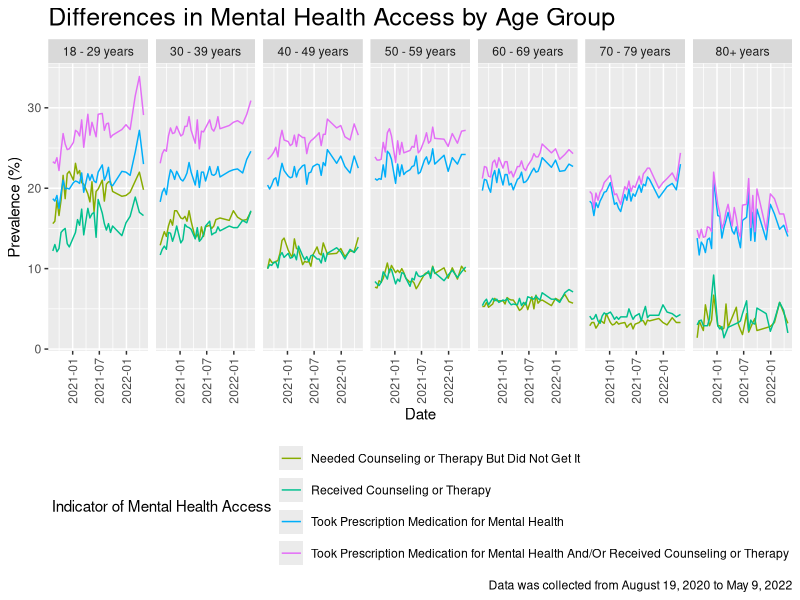
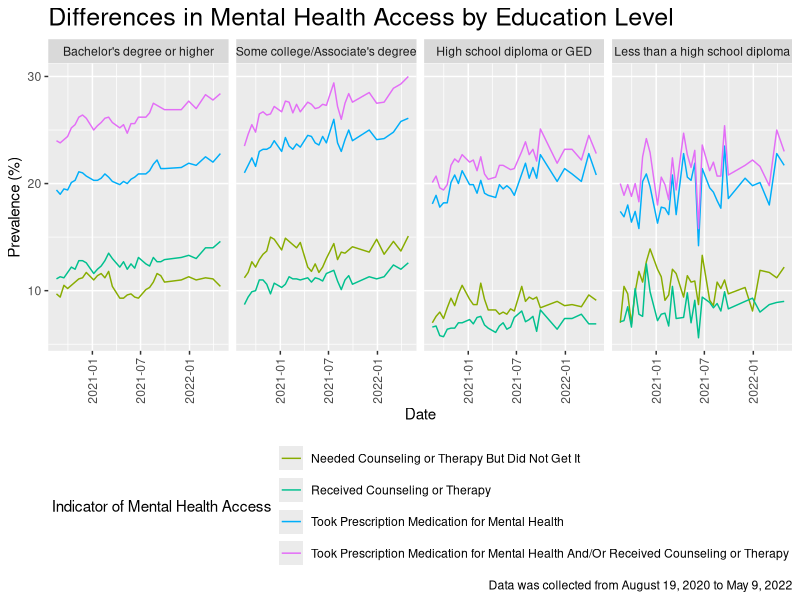
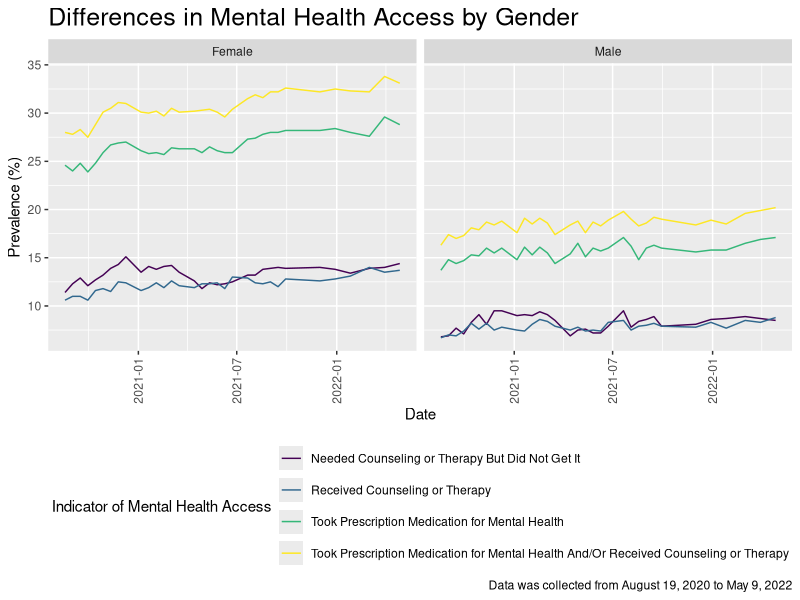
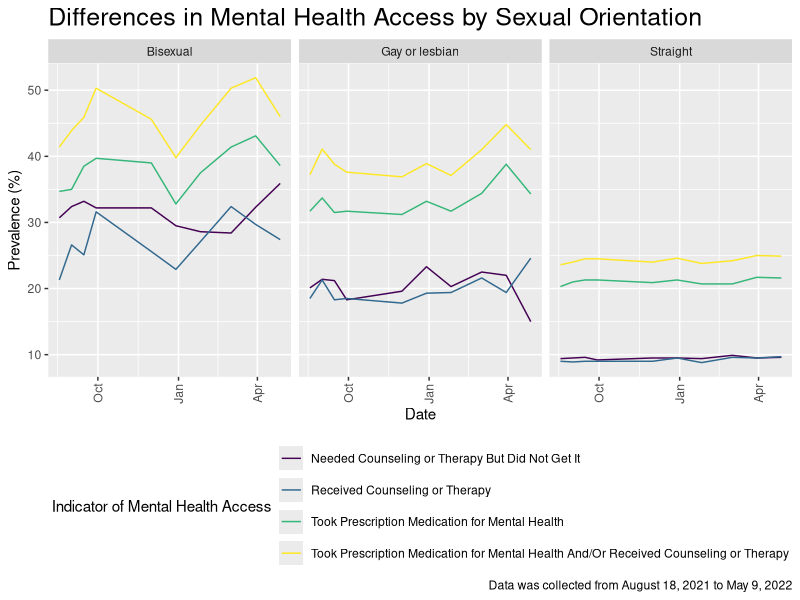
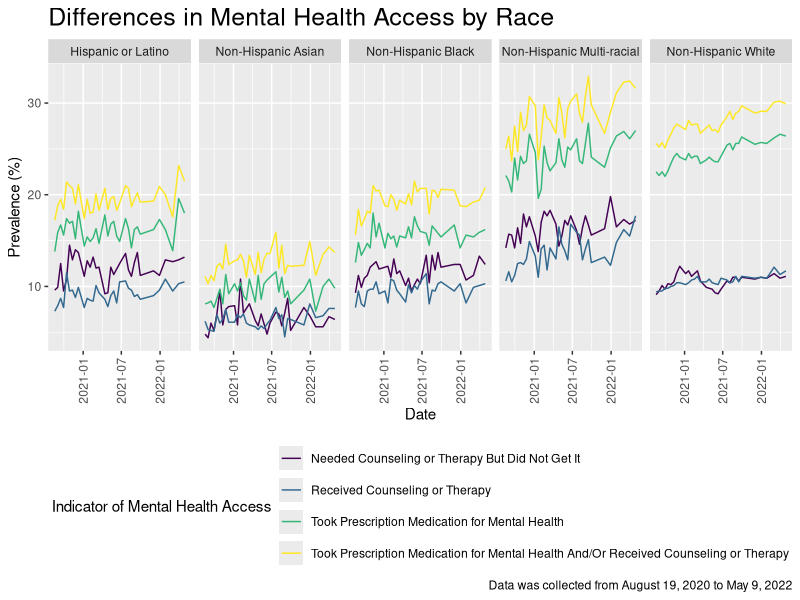

Reproduce these figures in R, in order.
## ---- chunk 1
knitr::opts_chunk$set(echo = TRUE)
## ---- chunk 2
library(tidyverse)

library(viridisLite)
viridisLite::viridis(10)

knitr::opts_chunk$set(
	echo = TRUE,
	warning = FALSE,
	fig.width = 9, 
  fig.height = 7,
  out.width = "90%"
)

theme_set(theme_minimal() + theme(legend.position = "bottom"))

options(
  ggplot2.continuous.colour = "viridis",
  ggplot2.continuous.fill = "viridis"
)

scale_colour_discrete = scale_colour_viridis_d
scale_fill_discrete = scale_fill_viridis_d

tidydata = 
  read.csv("data/tidydata.csv") |>
  mutate(
    start_dates = as.Date(start_dates))
## ---- chunk 3
#Filtering the dataset to age and united states
age_plot <- tidydata |> 
  filter(group == "Age", state == "United States")

#Renaming the "80 years and above" subgroup to 80+ years
age_plot$subgroup[age_plot$subgroup == "80 years and above"] = "80+ years"

#Ploting the age group
age_plot |> 
  group_by(indicator, start_dates, subgroup) |>
  ggplot(aes(x = start_dates, y = value, color = indicator)) +
  geom_line() +
  facet_grid(. ~ subgroup) +
  labs(
    x = "Date",
    y = "Prevalence (%)",
    title = "Differences in Mental Health Access by Age Group",
    caption = "Data was collected from August 19, 2020 to May 9, 2022",
    color = "Indicator of Mental Health Access") +
  theme_gray() +
  theme(
    legend.position = "bottom",
    plot.title = element_text(size = 18),
    axis.text.x = element_text(angle = 90, vjust = 0.5, hjust = 1)  # Rotate x-axis labels vertically
  ) +
  scale_color_hue(h = c(100, 300)) +
  guides(color = guide_legend(nrow = 4)) # Adding the legend guide adjustment
## ---- chunk 4
#Filtering the dataset to age and united states, re-level the subgroup, and plot the education plot 
ed_plot= 
  tidydata |>
  filter(group == "Education", state == "United States") |> 
   mutate(ed_name = forcats::fct_relevel(subgroup, c("Bachelor's degree or higher",
                                                     "Some college/Associate's degree", "High school diploma or GED", "Less than a high school diploma"))) |> 
  group_by(start_dates, ed_name, indicator) |> 
  ggplot(aes(x = start_dates, y = value, color = indicator)) +
  geom_line() +
  facet_grid(. ~ ed_name) +
  labs(
    x = "Date",
    y = "Prevalence (%)",
    title = "Differences in Mental Health Access by Education Level",
    caption = "Data was collected from August 19, 2020 to May 9, 2022",
    color = "Indicator of Mental Health Access") +
  theme_gray() +
  theme(
    legend.position = "bottom",
    plot.title = element_text(size = 18),
    axis.text.x = element_text(angle = 90, vjust = 0.5, hjust = 1)  # Rotate x-axis labels vertically
  ) +
  scale_color_hue(h = c(100, 300)) +
  guides(color = guide_legend(nrow = 4)) # Adding the legend guide adjustment

#View the education plot
ed_plot
## ---- chunk 5
tidydata |>
  filter(
    group == "Sex",
    state == "United States") |>
  group_by(indicator, start_dates, subgroup) |>
  ggplot(aes(x = start_dates, y = value, color = indicator)) +
  geom_line() +
  facet_grid(. ~ subgroup) +
  theme_gray() +
  theme(
    legend.position = "bottom",
    plot.title = element_text(size = 18),
    axis.text.x = element_text(angle = 90, vjust = 0.5, hjust = 1)) +
  guides(color = guide_legend(nrow = 4)) +
    labs(
    x = "Date",
    y = "Prevalence (%)",
    title = "Differences in Mental Health Access by Gender",
    caption = "Data was collected from August 19, 2020 to May 9, 2022",
    color = "Indicator of Mental Health Access")
## ---- chunk 6
tidydata |>
    filter(group == "Sexual orientation",
         state == "United States",
         week_number %in% c(24:33)) |>
  group_by(start_dates, subgroup, indicator) |>
  ggplot(aes(x = start_dates, y = value, color = indicator)) +
  geom_line() +
  facet_grid(. ~ subgroup) +
  theme_grey() +
  theme(
    legend.position = "bottom",
    plot.title = element_text(size = 18),
    axis.text.x = element_text(angle = 90, vjust = 0.5, hjust = 1)) +
  guides(color = guide_legend(nrow = 4)) +
    labs(
    x = "Date",
    y = "Prevalence (%)",
    title = "Differences in Mental Health Access by Sexual Orientation",
    caption = "Data was collected from August 18, 2021 to May 9, 2022",
    color = "Indicator of Mental Health Access")
## ---- chunk 7
tidydata |>
  filter(group == "Race/Hispanic ethnicity", state == "United States") |>
  mutate(
    subgroup = replace(subgroup, subgroup == "Non-Hispanic Asian, single race", "Non-Hispanic Asian"),
    subgroup = replace(subgroup, subgroup == "Non-Hispanic Black, single race", "Non-Hispanic Black"),
    subgroup = replace(subgroup, subgroup == "Non-Hispanic White, single race", "Non-Hispanic White"),
    subgroup = replace(subgroup, subgroup == "Non-Hispanic, other races and multiple races", "Non-Hispanic Multi-racial")) |>
  group_by(indicator, start_dates, subgroup) |>
  ggplot(aes(x = start_dates, y = value, color = indicator)) +
  geom_line() +
  facet_grid(. ~ subgroup) +
  theme_grey() +
  theme(
    legend.position = "bottom",
    plot.title = element_text(size = 18),
    axis.text.x = element_text(angle = 90, vjust = 0.5, hjust = 1)) +
  guides(color = guide_legend(nrow = 4)) +
  labs(
    x = "Date",
    y = "Prevalence (%)",
    title = "Differences in Mental Health Access by Race",
    caption = "Data was collected from August 19, 2020 to May 9, 2022",
    color = "Indicator of Mental Health Access")
